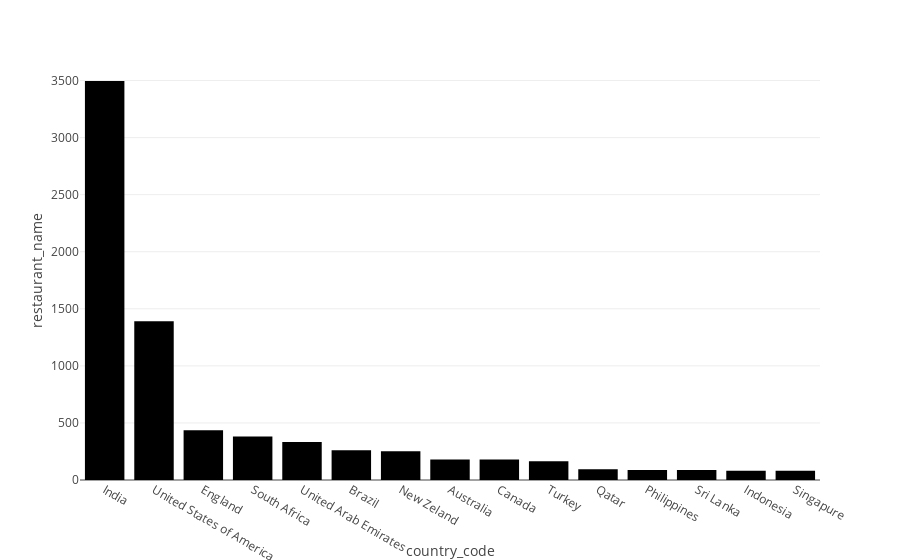

Write notebook code for a chart like this one.
### Code cell
px.bar(df_rest, x= 'country_code', y = 'restaurant_name')

### Figure 1 — Plotly figure (JSON) as saved in the notebook; plotly's stock layout.template omitted (floating-point values rounded to 4 significant figures)
{"data": [{"alignmentgroup": "True", "hovertemplate": "country_code=%{x}<br>restaurant_name=%{y}<extra></extra>", "legendgroup": "", "marker": {"color": "#000001", "pattern": {"shape": ""}}, "name": "", "offsetgroup": "", "orientation": "v", "showlegend": false, "textposition": "auto", "type": "bar", "x": ["India", "United States of America", "England", "South Africa", "United Arab Emirates", "Brazil", "New Zeland", "Australia", "Canada", "Turkey", "Qatar", "Philippines", "Sri Lanka", "Indonesia", "Singapure"], "xaxis": "x", "y": [3496, 1391, 437, 382, 334, 261, 253, 180, 180, 165, 94, 88, 87, 82, 82], "yaxis": "y"}], "layout": {"barmode": "relative", "legend": {"tracegroupgap": 0}, "margin": {"t": 60}, "xaxis": {"anchor": "y", "domain": [0, 1], "title": {"text": "country_code"}}, "yaxis": {"anchor": "x", "domain": [0, 1], "title": {"text": "restaurant_name"}}}}
